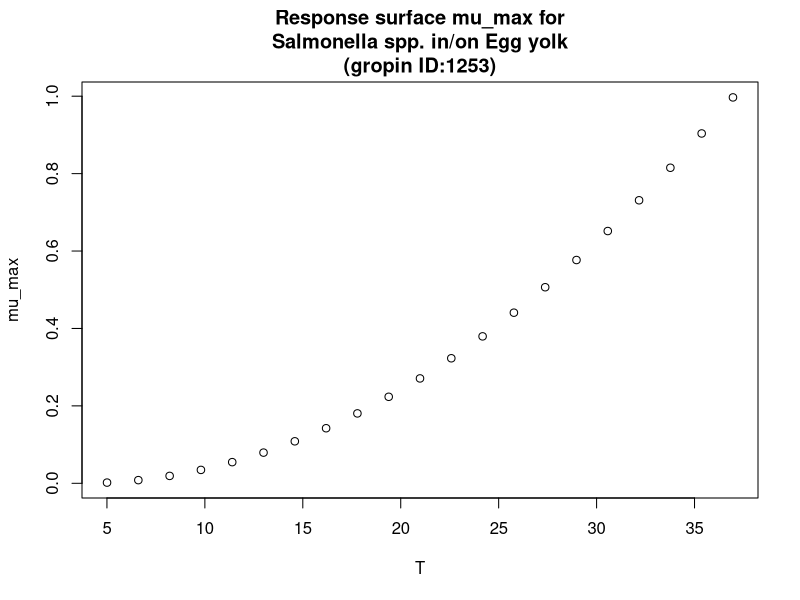

Generate this figure with R:
#############################
# start of Parameter script
#############################
T <- seq(5.005,36.963036963037,length.out=21)
#############################
# end of Parameter script
#############################
############################# 
# start of Model script Gropin ID 1253 
#############################
 
# constant coefficients for this model
 
variables <- data.frame(T)
argumentsPar <- expand.grid(variables)
 
# heart of the model
response_surface <- function(T) {
   mumax <-(0.02991*(T-3.581))^2

return(mumax=mumax)
} 

# output parameters
mumax <- cbind(argumentsPar,response_surface(argumentsPar['T']))
colnames(mumax) <- c(colnames(argumentsPar),'mumax')
#############################
# End of Model script
#############################
############################# 
# start of Visualisation script Gropin ID 1253 
#############################
plot(T,mumax$mumax,
                          xlab='T',
                          ylab='mu_max',main='Response surface mu_max for
Salmonella spp. in/on Egg yolk
(gropin ID:1253)')
#############################
# End of Visualisation script
#############################
